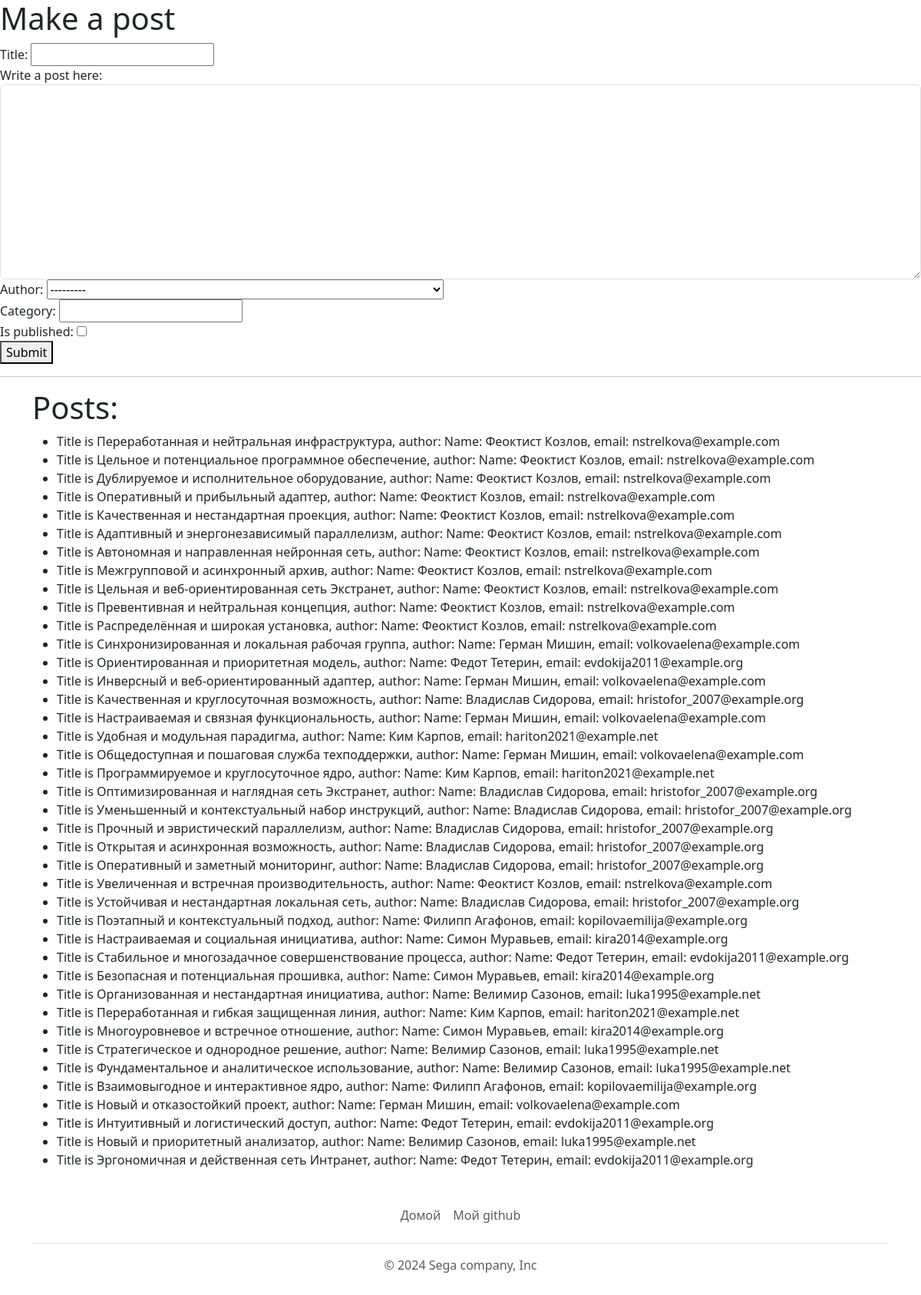
Screenshot of /seminar/add-post/ with the database file from the repository.
### sem1app1/models.py (models this page shows, shortened)
class Post(models.Model):
    title = models.CharField(max_length=200)
    content = models.TextField()
    date = models.DateField(auto_now_add=True)
    author = models.ForeignKey(Author, on_delete=models.CASCADE)
    category = models.CharField(max_length=100)
    views = models.PositiveIntegerField(default=0)
    is_published = models.BooleanField(default=False)
    class Meta:
        verbose_name = 'Статья'
        verbose_name_plural = 'Статьи'
    def __str__(self):
        return f'Title is {self.title}, author: {self.author}'

class Author(models.Model):
    first_name = models.CharField(max_length=100)
    last_name = models.CharField(max_length=100)
    email = models.EmailField()
    bio = models.TextField()
    birthday = models.DateField()
    def full_name(self):
        return f'{self.first_name} {self.last_name}'
    def __str__(self):
        return f'Name: {self.full_name()}, email: {self.email}'
    class Meta:
        verbose_name = 'Автор'
        verbose_name_plural = 'Авторы'

### sem1app1/views.py (the view)
# urls.py: path('add-post/', views.post_form, name=f'create_post'),
def post_form(request):
    if request.method == 'POST':
        form = PostForm(request.POST)
        if form.is_valid():
            data = form.cleaned_data
            print(data)
            post = Post.objects.create(
                title=data['title'],
                content=data['content'],
                author=['author'],
                category=['category'],
                is_published=data['is_published'],
            )
            logger.info('Post saved to database')
    else:
        form = PostForm()
    posts = Post.objects.all()
    context = {'title': 'Add Post', 'form': form, 'posts': posts}
    return render(request, 'sem1app1/add_post.html', context)

### sem1app1/forms.py
class PostForm(forms.Form):
    title = forms.CharField(max_length=200)
    content = forms.CharField(widget=forms.Textarea(attrs={'class': 'form-control'}), label='Write a post here')
    author = forms.ModelChoiceField(queryset=Author.objects.all())
    category = forms.CharField(max_length=100)
    is_published = forms.BooleanField(initial=False)

### sem1app1/templates/sem1app1/add_post.html (shortened to what this page needs)
{% extends 'base.html' %}
{% block content %}
    <h1>Make a post</h1>
    <form method="post">
        {{ form.as_div }}
        <button type="submit">Submit</button>
    </form>
    <hr>
    <div class="container">
    <h1>Posts:</h1>
    <ul>
        {% for post in posts %}
            <li>{{ post }}</li>
        {% endfor %}
    </ul>
    </div>
{% endblock %}

### rows the page displays
Post: title+author "Title is Переработанная и нейтральная инфраструктура, author: Name: Феоктист Козлов, email: nstrelkova@example.com"
Post: title+author "Title is Цельное и потенциальное программное обеспечение, author: Name: Феоктист Козлов, email: nstrelkova@example.com"
Post: title+author "Title is Дублируемое и исполнительное оборудование, author: Name: Феоктист Козлов, email: nstrelkova@example.com"
Post: title+author "Title is Оперативный и прибыльный адаптер, author: Name: Феоктист Козлов, email: nstrelkova@example.com"
Post: title+author "Title is Качественная и нестандартная проекция, author: Name: Феоктист Козлов, email: nstrelkova@example.com"
Post: title+author "Title is Адаптивный и энергонезависимый параллелизм, author: Name: Феоктист Козлов, email: nstrelkova@example.com"
Post: title+author "Title is Автономная и направленная нейронная сеть, author: Name: Феоктист Козлов, email: nstrelkova@example.com"
Post: title+author "Title is Межгрупповой и асинхронный архив, author: Name: Феоктист Козлов, email: nstrelkova@example.com"
Post: title+author "Title is Цельная и веб-ориентированная сеть Экстранет, author: Name: Феоктист Козлов, email: nstrelkova@example.com"
Post: title+author "Title is Превентивная и нейтральная концепция, author: Name: Феоктист Козлов, email: nstrelkova@example.com"
Post: title+author "Title is Распределённая и широкая установка, author: Name: Феоктист Козлов, email: nstrelkova@example.com"
Post: title+author "Title is Синхронизированная и локальная рабочая группа, author: Name: Герман Мишин, email: volkovaelena@example.com"
Post: title+author "Title is Ориентированная и приоритетная модель, author: Name: Федот Тетерин, email: evdokija2011@example.org"
Post: title+author "Title is Инверсный и веб-ориентированный адаптер, author: Name: Герман Мишин, email: volkovaelena@example.com"
Post: title+author "Title is Качественная и круглосуточная возможность, author: Name: Владислав Сидорова, email: hristofor_2007@example.org"
Post: title+author "Title is Настраиваемая и связная функциональность, author: Name: Герман Мишин, email: volkovaelena@example.com"
Post: title+author "Title is Удобная и модульная парадигма, author: Name: Ким Карпов, email: hariton2021@example.net"
Post: title+author "Title is Общедоступная и пошаговая служба техподдержки, author: Name: Герман Мишин, email: volkovaelena@example.com"
Post: title+author "Title is Программируемое и круглосуточное ядро, author: Name: Ким Карпов, email: hariton2021@example.net"
Post: title+author "Title is Оптимизированная и наглядная сеть Экстранет, author: Name: Владислав Сидорова, email: hristofor_2007@example.org"
Post: title+author "Title is Уменьшенный и контекстуальный набор инструкций, author: Name: Владислав Сидорова, email: hristofor_2007@example.org"
Post: title+author "Title is Прочный и эвристический параллелизм, author: Name: Владислав Сидорова, email: hristofor_2007@example.org"
Post: title+author "Title is Открытая и асинхронная возможность, author: Name: Владислав Сидорова, email: hristofor_2007@example.org"
Post: title+author "Title is Оперативный и заметный мониторинг, author: Name: Владислав Сидорова, email: hristofor_2007@example.org"
Post: title+author "Title is Увеличенная и встречная производительность, author: Name: Феоктист Козлов, email: nstrelkova@example.com"
Post: title+author "Title is Устойчивая и нестандартная локальная сеть, author: Name: Владислав Сидорова, email: hristofor_2007@example.org"
Post: title+author "Title is Поэтапный и контекстуальный подход, author: Name: Филипп Агафонов, email: kopilovaemilija@example.org"
Post: title+author "Title is Настраиваемая и социальная инициатива, author: Name: Симон Муравьев, email: kira2014@example.org"
Post: title+author "Title is Стабильное и многозадачное совершенствование процесса, author: Name: Федот Тетерин, email: evdokija2011@example.org"
Post: title+author "Title is Безопасная и потенциальная прошивка, author: Name: Симон Муравьев, email: kira2014@example.org"
Post: title+author "Title is Организованная и нестандартная инициатива, author: Name: Велимир Сазонов, email: luka1995@example.net"
Post: title+author "Title is Переработанная и гибкая защищенная линия, author: Name: Ким Карпов, email: hariton2021@example.net"
Post: title+author "Title is Многоуровневое и встречное отношение, author: Name: Симон Муравьев, email: kira2014@example.org"
Post: title+author "Title is Стратегическое и однородное решение, author: Name: Велимир Сазонов, email: luka1995@example.net"
Post: title+author "Title is Фундаментальное и аналитическое использование, author: Name: Велимир Сазонов, email: luka1995@example.net"
Post: title+author "Title is Взаимовыгодное и интерактивное ядро, author: Name: Филипп Агафонов, email: kopilovaemilija@example.org"
Post: title+author "Title is Новый и отказостойкий проект, author: Name: Герман Мишин, email: volkovaelena@example.com"
Post: title+author "Title is Интуитивный и логистический доступ, author: Name: Федот Тетерин, email: evdokija2011@example.org"
Post: title+author "Title is Новый и приоритетный анализатор, author: Name: Велимир Сазонов, email: luka1995@example.net"
Post: title+author "Title is Эргономичная и действенная сеть Интранет, author: Name: Федот Тетерин, email: evdokija2011@example.org"
